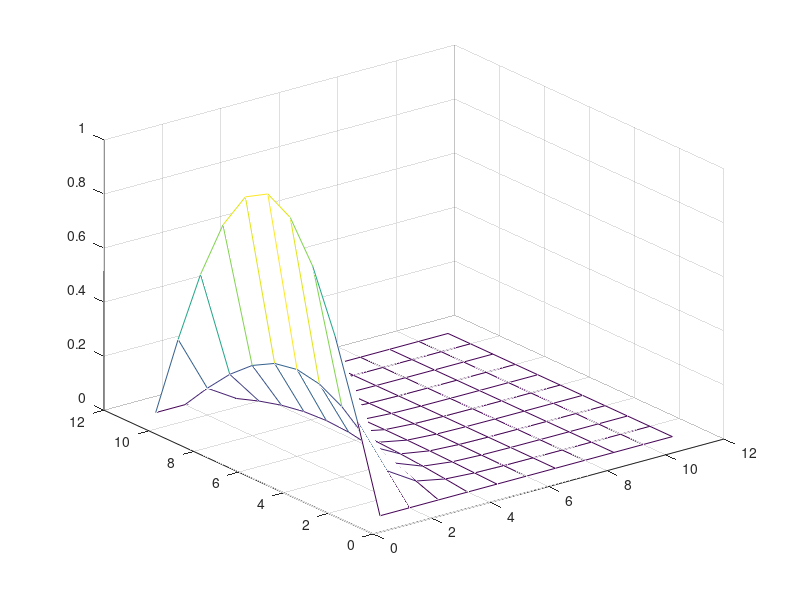

Here is the MATLAB script that generated this plot:
%%
clc;
clear;

%parameters
c=0.5;
nx=10;
nt=10;
th=0.5;
Tmax=5*0.42;
dt=Tmax/nt;
L=1;
h=L/nx;

%matrixes
I=speye(nx-1);
D=-gallery('tridiag',nx-1)/h^2;

%x step
x=linspace(0,L,nx+1)';

%the matrix u that i am searching for
U=zeros(nx+1,nt+1);
U(:,1)=sin(pi*x);
for i=2:nt+1
    U(2:nx,i)=(I-th*dt*c*D)\(I+(1-th)*dt*c*D)*U(2:nx,i-1);
    %this was created from nicholson equation for th =0.5
end 
mesh(U)
